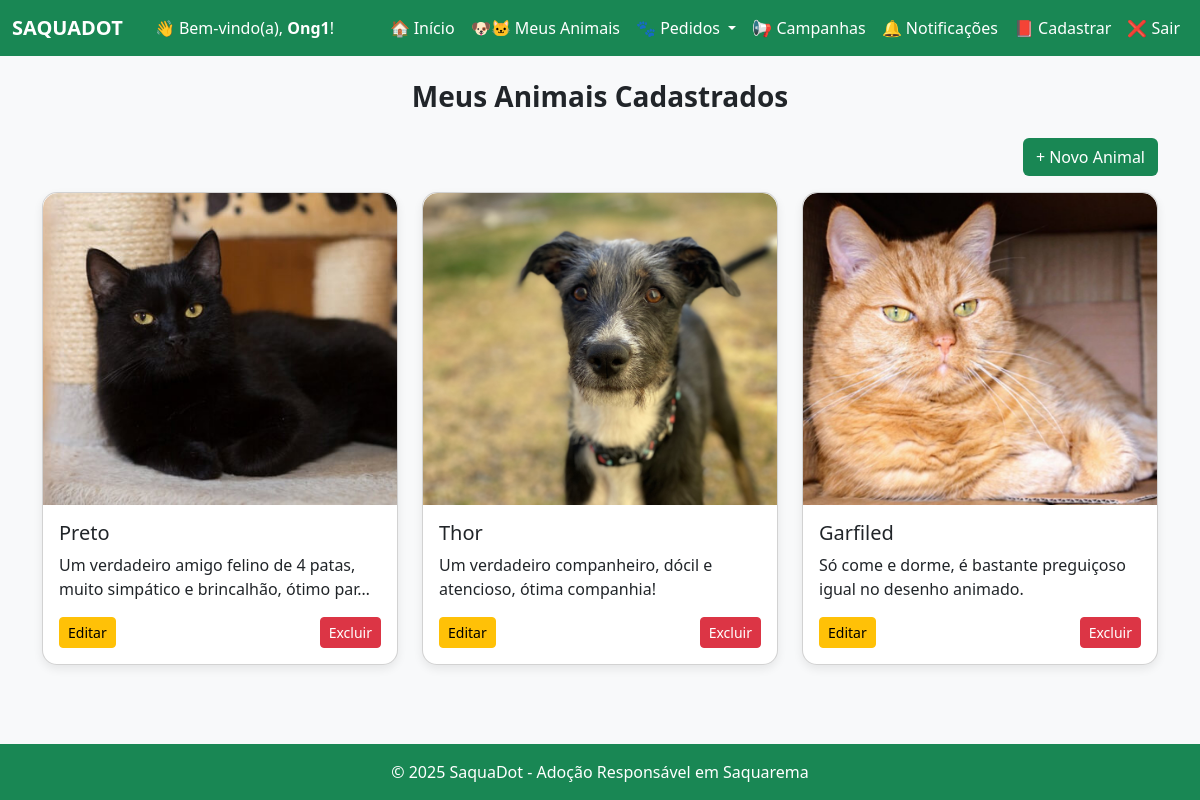
/meus-animais/ (signed in), run on the app's committed database.
### core/models.py (models this page shows, shortened)
class Animal(models.Model):
    nome = models.CharField(max_length=100)
    especie = models.CharField(max_length=50, choices=[('Cachorro', 'Cachorro'), ('Gato', 'Gato')])
    idade = models.IntegerField()
    descricao = models.TextField()
    foto = models.ImageField(upload_to='animais/')
    adotado = models.BooleanField(default=False)
    cuidador = models.ForeignKey(User, on_delete=models.CASCADE, related_name='animais')
    contato = models.CharField(
    max_length=100,
    blank=True,
    null=True,
    help_text="Telefone ou WhatsApp para contato"
)

### core/views.py (the view)
# urls.py: path('meus-animais/', views.meus_animais, name='meus_animais'),
@login_required
def meus_animais(request):
    animais = Animal.objects.filter(cuidador=request.user)
    return render(request, 'core/meus_animais.html', {'animais': animais})

### core/context_processors.py (called while the page is built)
def contagem_pedidos(request):
    if request.user.is_authenticated:
        pendentes = Adocao.objects.filter(animal__cuidador=request.user, aprovado=False).count()
        return {'pedidos_pendentes': pendentes}
    return {}

def contagem_notificacoes(request):
    if request.user.is_authenticated:
        nao_lidas = Notificacao.objects.filter(usuario=request.user, lida=False).count()
        return {'notificacoes_nao_lidas': nao_lidas}
    return {}

### core/templates/core/meus_animais.html
{% extends 'core/base.html' %}
{% block content %}
<h3 class="text-center mb-4"><b>Meus Animais Cadastrados</b></h3>
<div class="text-end mb-3">
  <a href="{% url 'cadastrar_animal' %}" class="btn btn-green">+ Novo Animal</a>
</div>
<div class="row">
  {% for animal in animais %}
    <div class="col-md-4 mb-4">
      <div class="card h-100">
        <img src="{{ animal.foto.url }}" class="card-img-top" alt="{{ animal.nome }}">
        <div class="card-body">
          <h5 class="card-title">{{ animal.nome }}</h5>
          <p>{{ animal.descricao|truncatechars:80 }}</p>
          <div class="d-flex justify-content-between">
            <a href="{% url 'editar_animal' animal.id %}" class="btn btn-sm btn-warning">Editar</a>
            <a href="{% url 'excluir_animal' animal.id %}" class="btn btn-sm btn-danger">Excluir</a>
          </div>
        </div>
      </div>
    </div>
  {% empty %}
    <p class="text-center">Você ainda não cadastrou nenhum animal.</p>
  {% endfor %}
</div>
{% endblock %}

### core/templates/core/base.html (shortened to what this page needs)
<!DOCTYPE html>
<html lang="pt-br">
<head>
  <link href="https://cdn.jsdelivr.net/npm/bootstrap@5.3.0/dist/css/bootstrap.min.css" rel="stylesheet">
</head>
<body>
  <nav class="navbar navbar-expand-lg" style="background-color: #198754;">
    <div class="container-fluid">
      <a class="navbar-brand text-white fw-bold" href="/">SAQUADOT</a>
      {% if user.is_authenticated %}
        <span class="navbar-text text-white ms-3">
          👋 Bem-vindo(a), <strong>{{ user.first_name|default:user.username }}</strong>!
        </span>
      {% endif %}
      <div class="collapse navbar-collapse justify-content-end" id="navbarNav">
        <ul class="navbar-nav">
          {% if user.is_authenticated %}
            <li class="nav-item"><a class="nav-link text-white" href="/">🏠 Início</a></li>
            <li class="nav-item"><a class="nav-link text-white" href="/meus-animais/">🐶🐱 Meus Animais</a></li>
            <li class="nav-item dropdown">
              <a class="nav-link dropdown-toggle text-white" href="#" id="navbarDropdown" role="button" data-bs-toggle="dropdown">
                🐾 Pedidos
              </a>
            </li>
            <li class="nav-item"><a class="nav-link text-white" href="/campanhas/">📢 Campanhas</a></li>
            <li class="nav-item">
              <a class="nav-link text-white position-relative" href="/notificacoes/">
                🔔 Notificações
              </a>
            </li>
            <li class="nav-item"><a class="nav-link text-white" href="/animal/cadastrar/">📕 Cadastrar</a></li>
            <li class="nav-item"><a class="nav-link text-white" href="/logout/">❌ Sair</a></li>
          {% else %}
            <li class="nav-item"><a class="nav-link text-white" href="/login/">Entrar</a></li>
            <li class="nav-item"><a class="nav-link text-white" href="/register/">Cadastrar</a></li>
          {% endif %}
        </ul>
      </div>
    </div>
  </nav>
  <div class="toast-container position-fixed bottom-0 end-0 p-3" style="z-index: 1100;">
  </div>
  <div class="container mt-4">
    {% block content %}{% endblock %}
  </div>
  <footer class="bg-success text-white text-center py-3 mt-auto">
    © 2025 SaquaDot - Adoção Responsável em Saquarema
  </footer>
</body>
</html>

### core/templates/core/base.html (style rules this page uses)
body { background-color: #f8f9fa; }
nav { background-color: #198754; }
nav a, .navbar-brand { color: white !important; }
footer { background-color: #198754; color: white; text-align: center; padding: 15px; margin-top: 30px; }
.btn-green { background-color: #198754; color: white; }
html, body { height: 100%; }
body { display: flex; flex-direction: column; }
footer { margin-top: auto; }
.card { position: relative; border-radius: 15px; background-color: #ffffff; box-shadow: 0 4px 10px rgba(0, 0, 0, 0.08); transition: transform 0.3s ease, box-shadow 0.3s ease; overflow: hidden; }
.card-img-top { height: 312px; object-fit: cover; object-position: center; border-top-left-radius: 15px; border-top-right-radius: 15px; transition: opacity 0.3s ease, transform 0.3s ease; }

### data on the page
Animal: foto (picture), nome "Preto", descricao "Um verdadeiro amigo felino de 4 patas, muito simpático e brincalhão, ótimo par…"
Animal: foto (picture), nome "Thor", descricao "Um verdadeiro companheiro, dócil e atencioso, ótima companhia!"
Animal: foto (picture), nome "Garfiled", descricao "Só come e dorme, é bastante preguiçoso igual no desenho animado."

### other printed values
{{ user.first_name|default:user.username }} "Ong1"
